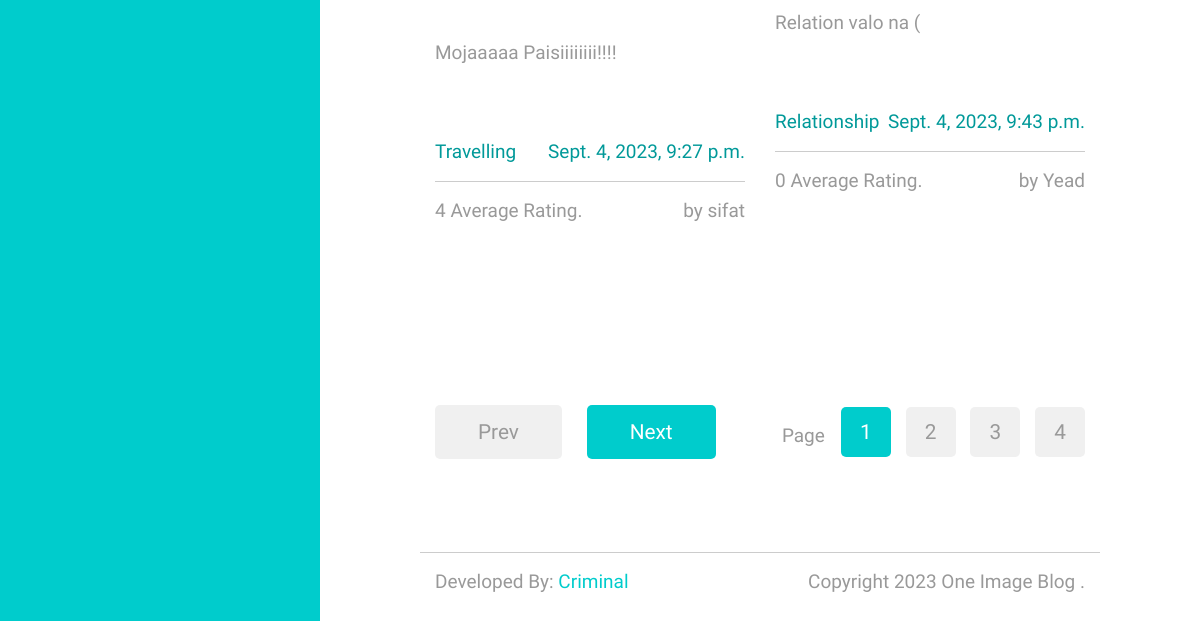
The app's page / (lower part), older data.
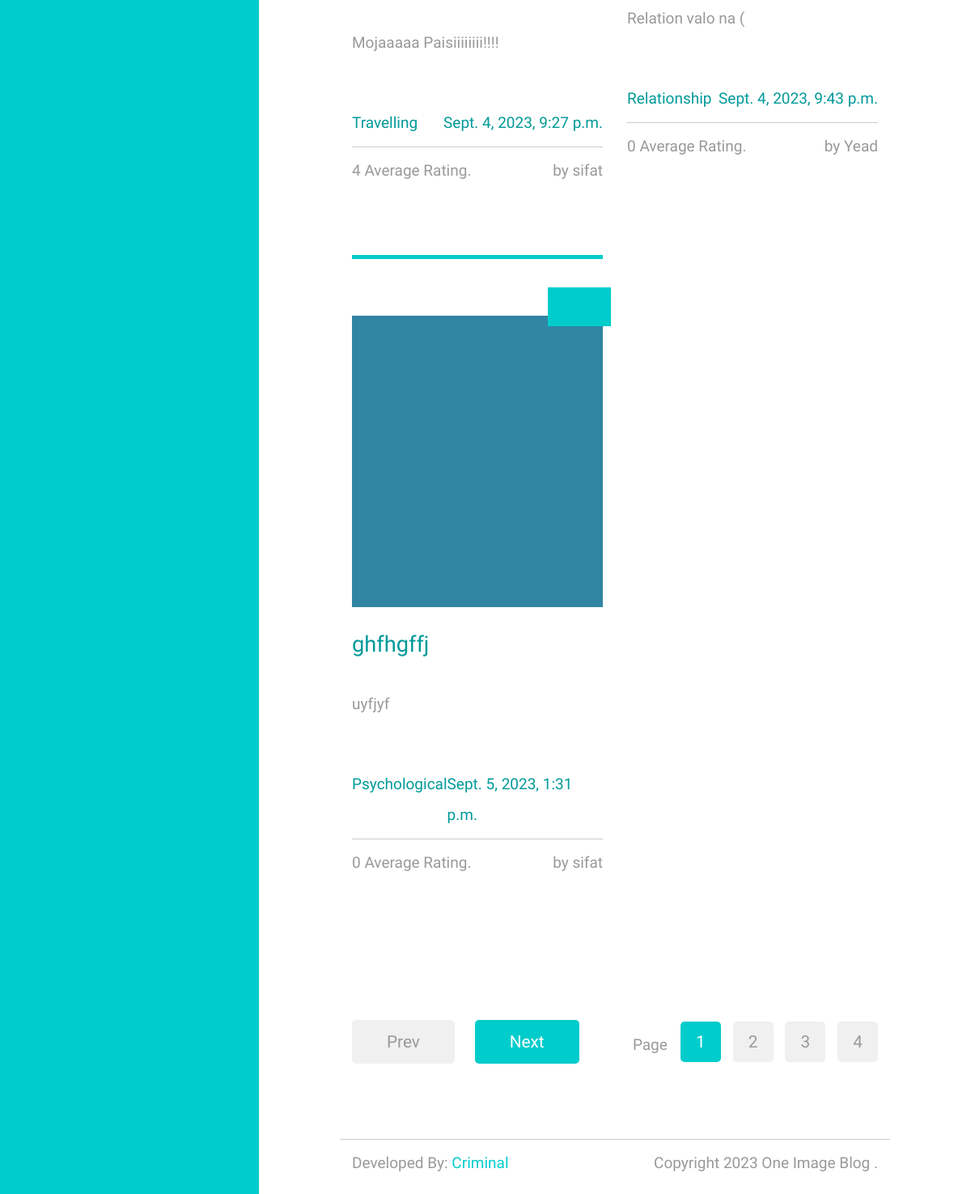
The same page, newer data.
### blogs/models.py (models this page shows, shortened)
class blogs(models.Model):
    blog_title      = models.CharField(max_length=200, unique=True)
    slug            = models.SlugField(max_length=200, unique=True)
    images          = models.ImageField(upload_to='photos/chobi',blank=False)
    description     = models.TextField(max_length=5000, blank=False)
    category        = models.ForeignKey(Category, on_delete=models.CASCADE)
    created_date    = models.DateTimeField(auto_now_add=True)
    modified_date   = models.DateTimeField(auto_now=True)
    rating = models.IntegerField(null=True, default=0)
    numrating = models.IntegerField(null=True, default=0)
    avg = models.IntegerField(null=True, default=0)
    user = models.ForeignKey(User,on_delete=models.CASCADE,null=True)

### category/models.py (models this page shows, shortened)
class Category(models.Model):
    category_name = models.CharField(max_length=50, unique=True)
    slug = models.SlugField(max_length=100, unique=True)
    class Meta:
        verbose_name = 'category'
        verbose_name_plural = 'categories'

### blog_site/views.py (the view)
# urls.py: path('', views.home,name='home'),
def home(request):
    allblogs = blogs.objects.all().order_by('-avg')
    return render(request, 'index.html',{'blogs':allblogs})

### templates/index.html (shortened to what this page needs)
{% extends 'base.html' %}
{% load static %}
{% block content %}
        <div class="row tm-row">
            {% for blog in blogs %}
            <article class="col-12 col-md-6 tm-post">
                <hr class="tm-hr-primary">
                {% if user.id %}
                <a href="{% url 'details' blog.id %}" class="effect-lily tm-post-link tm-pt-60">
                    <div class="tm-post-link-inner">
                        <img src="{{ blog.images.url }}" alt="Image" class="img-fluid">
                    </div>
                    <span class="position-absolute tm-new-badge">New</span>
                    <h2 class="tm-pt-30 tm-color-primary tm-post-title">{{ blog.blog_title }}</h2>
                </a>
                {% else %}
                <a href="{% url 'login' %}" class="effect-lily tm-post-link tm-pt-60">
                    <div class="tm-post-link-inner">
                        <img src="{{ blog.images.url }}" alt="Image" class="img-fluid">
                    </div>
                    <span class="position-absolute tm-new-badge">New</span>
                    <h2 class="tm-pt-30 tm-color-primary tm-post-title">{{ blog.blog_title }}</h2>
                </a>
                {% endif %}
                <p class="tm-pt-30">
                    {{ blog.description }}
                </p>
                <div class="d-flex justify-content-between tm-pt-45">
                    <span class="tm-color-primary">{{ blog.category.category_name }}</span>
                    <span class="tm-color-primary">{{ blog.created_date }}</span>
                </div>
                <hr>
                <div class="d-flex justify-content-between">
                    <span>{{blog.avg}} Average Rating.</span>
                    <span>by {{ blog.user.username }}</span>
                </div>
            </article>
            {% endfor %}
        </div>
        <div class="row tm-row tm-mt-100 tm-mb-75">
            <div class="tm-prev-next-wrapper">
                <a href="#" class="mb-2 tm-btn tm-btn-primary tm-prev-next disabled tm-mr-20">Prev</a>
                <a href="#" class="mb-2 tm-btn tm-btn-primary tm-prev-next">Next</a>
            </div>
            <div class="tm-paging-wrapper">
                <span class="d-inline-block mr-3">Page</span>
                <nav class="tm-paging-nav d-inline-block">
                    <ul>
                        <li class="tm-paging-item active">
                            <a href="#" class="mb-2 tm-btn tm-paging-link">1</a>
                        </li>
                        <li class="tm-paging-item">
                            <a href="#" class="mb-2 tm-btn tm-paging-link">2</a>
                        </li>
                        <li class="tm-paging-item">
                            <a href="#" class="mb-2 tm-btn tm-paging-link">3</a>
                        </li>
                        <li class="tm-paging-item">
                            <a href="#" class="mb-2 tm-btn tm-paging-link">4</a>
                        </li>
                    </ul>
                </nav>
            </div>
        </div>
{% endblock content %}

Row changes from the older to the newer data that the page shows:
added blogs: images (picture), blog_title "ghfhgffj", description "uyfjyf", category.category_name "Psychological", created_date "Sept. 5, 2023, 1:31 p.m.", avg "0", user.username "sifat"
